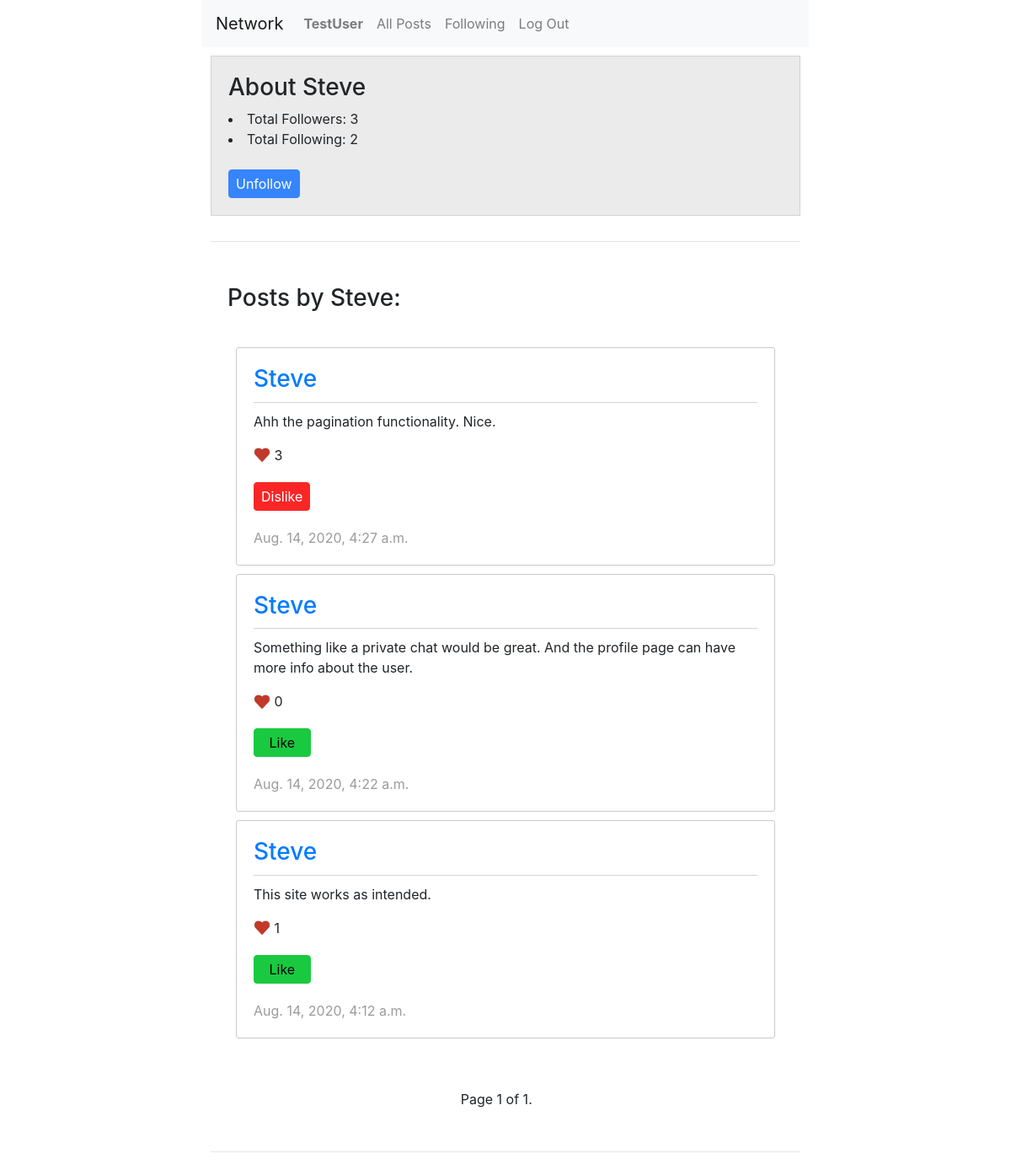
/profile/Steve (signed in), run on the app's committed database.
### network/models.py (models this page shows, shortened)
class User(AbstractUser):
    pass

class Post(models.Model):
    user = models.ForeignKey(User, on_delete=models.CASCADE)
    content = models.CharField(max_length=300)
    liked_by = models.ManyToManyField(User, related_name="likes")
    total_likes = models.IntegerField(default=0)
    timestamp = models.DateTimeField(auto_now_add=True)

### network/views.py (the view)
# urls.py: path("profile/<str:username>", views.userProfile, name="userProfile"),
def userProfile(request, username):
    current_user = request.user
    target_user = User.objects.get(username=username)
    total_followers = Follow.objects.filter(following=target_user).count()
    total_following = Follow.objects.filter(follower=target_user).count()
    posts = Post.objects.filter(user=target_user).order_by('-timestamp')
    paginator = Paginator(posts, 10)
    page_number = request.GET.get('page')
    page_obj = paginator.get_page(page_number)
    if current_user.is_authenticated:
        try:
            Follow.objects.get(follower=request.user, following=target_user)
            is_follower = True
        except ObjectDoesNotExist as e:
            is_follower = False
    else:
        is_follower = None
    context = {
        "target_user": target_user,
        "total_followers": total_followers,
        "total_following": total_following,
        "page_obj": page_obj,
        "is_follower": is_follower,
        "current_user": current_user
    }
    return render(request, "network/userProfile.html", context)

### network/templates/network/userProfile.html (shortened to what this page needs)
{% extends "network/layout.html" %}
{% load static %}
{% load tz %}
{% block body %}
    <div id="about_user">
        <h3>About {{target_user.username}}</h3>
        <li>Total Followers: {{ total_followers }}</li>
        <li>Total Following: {{ total_following }}</li>
        <br>
        {% if user.is_authenticated %}
            {% if user.username != target_user.username %}
                {% if is_follower %}
                    <button id="unfollowUser" class="submit_post">Unfollow</button>
                {% else %}
                    <button id="followUser" class="submit_post">Follow</button>
                    <button id="unfollowUser" style="display: none;" class="submit_post">Unfollow</button>
                {% endif %}
            {% endif %}
        {% endif %}
    </div>
    <hr>
    <div id = "postArea">
        <h3>Posts by {{ target_user.username }}:</h3><br>
        {% if page_obj %}
        {% for post in page_obj %}
        <div id="post_{{ post.id }}" class='post_container'>
            <a href="{% url 'userProfile' username=post.user.username %}"><h3>{{ post.user.username }}</h3></a>
            <p class="content">{{ post.content }}</p>
            <img src="{% static 'network/heart.png' %}" style="height: 20px; width: 20px; margin-top: -5px">
            <text class="total_likes">{{ post.total_likes }}</text>
            {% if current_user.is_authenticated %}
                {% if current_user in post.liked_by.all %}
                    <button class="dislikePost" style="display: block;">Dislike</button>
                {% else %}
                    <button class="likePost" style="display: block;">Like</button>
                {% endif %}
            {% endif %}
            <time class="time" style="display: block;">{{ post.timestamp|localtime }}</time>
        </div>
    {% endfor %}
        {% else %}
            <text>No posts have been made.</text>
        {% endif %}
    </div>
    <div class="pagination">
        <span class="step-links">
            <span class="prev">
            </span>
            <span class="current">
                Page {{ page_obj.number }} of {{ page_obj.paginator.num_pages }}.
            </span>
            <span class="next">
            </span>
        </span>
    </div>
    <hr>
{% endblock %}

### network/templates/network/layout.html (shortened to what this page needs)
{% load static %}
<!DOCTYPE html>
<html lang="en">
    <head>
        <link rel="stylesheet" href="https://stackpath.bootstrapcdn.com/bootstrap/4.4.1/css/bootstrap.min.css">
        <link href="{% static 'network/styles.css' %}" rel="stylesheet">
    </head>
    <body>
        <nav class="navbar navbar-expand-lg navbar-light bg-light">
            <a class="navbar-brand" href="{% url 'index' %}">Network</a>
            <div>
              <ul class="navbar-nav mr-auto">
                {% if user.is_authenticated %}
                    <li class="nav-item">
                        <a class="nav-link" href="{% url 'userProfile' username=user.username %}"><strong>{{ user.username }}</strong></a>
                    </li>
                {% endif %}
                <li class="nav-item">
                  <a class="nav-link" href="{% url 'index' %}">All Posts</a>
                </li>
                {% if user.is_authenticated %}
                    <li class="nav-item">
                        <a class="nav-link" href="{% url 'followPage' %}">Following</a>
                    </li>
                    <li class="nav-item">
                        <a class="nav-link" href="{% url 'logout' %}">Log Out</a>
                    </li>
                {% endif %}
              </ul>
            </div>
          </nav>
        <div class="body">
            {% block body %}
            {% endblock %}
        </div>
    </body>
</html>

### network/static/network/styles.css (style rules this page uses)
body { margin-left: 20%; margin-right: 20%; }
.submit_post { border: 1px solid #3685fd; color: rgb(255, 255, 255); padding: 4px; padding-left: 8px; padding-right: 8px; background-color: #3685fd; border-radius: 4px; }
hr { margin: 30px 10px 30px 10px; }
.post_container { padding: 20px; border: 1px solid rgb(202, 202, 202); border-radius: 3px; margin: 10px; }
#about_user { margin: 10px; border: 1px solid rgb(211, 211, 211); background-color: rgb(235, 235, 235); padding: 20px; }
#postArea { margin: 10px; padding: 20px; }
.time { color: rgb(155, 155, 155); }
.content { margin-top: 10px; border-top: 1px solid rgb(211, 211, 211); padding-top: 10px; }
.pagination { width: fit-content; margin-left: auto; margin-right: auto; padding: 20px; }
.step-links { width: 340px; display: flex; flex-direction: row; }
.prev { flex: 34%; }
.current { flex: 28%; }
.next { flex: 37%; }
.likePost { border: 1px solid #19ca40; color: rgb(0, 0, 0); padding: 4px; padding-left: 17.5px; padding-right: 17.5px; background-color: #19ca40; border-radius: 4px; margin-top: 20px; margin-bottom: 20px; }
.dislikePost { border: 1px solid #fa2626; color: rgb(255, 255, 255); padding: 4px; padding-left: 8px; padding-right: 8px; background-color: #fa2626; border-radius: 4px; margin-top: 20px; margin-bottom: 20px; }

### data on the page
User: username "TestUser"
User: username "Steve"
Post: user.username "Steve", content "Ahh the pagination functionality. Nice.", total_likes "3", shows "Dislike", timestamp "Aug. 14, 2020, 4:27 a.m."
Post: user.username "Steve", content "Something like a private chat would be great. And the profile page can have more info about the user.", total_likes "0", shows "Like", timestamp "Aug. 14, 2020, 4:22 a.m."
Post: user.username "Steve", content "This site works as intended.", total_likes "1", shows "Like", timestamp "Aug. 14, 2020, 4:12 a.m."

### other printed values
{{ total_followers }} "3"
{{ total_following }} "2"
{{ page_obj.number }} "1"
{{ page_obj.paginator.num_pages }} "1"
